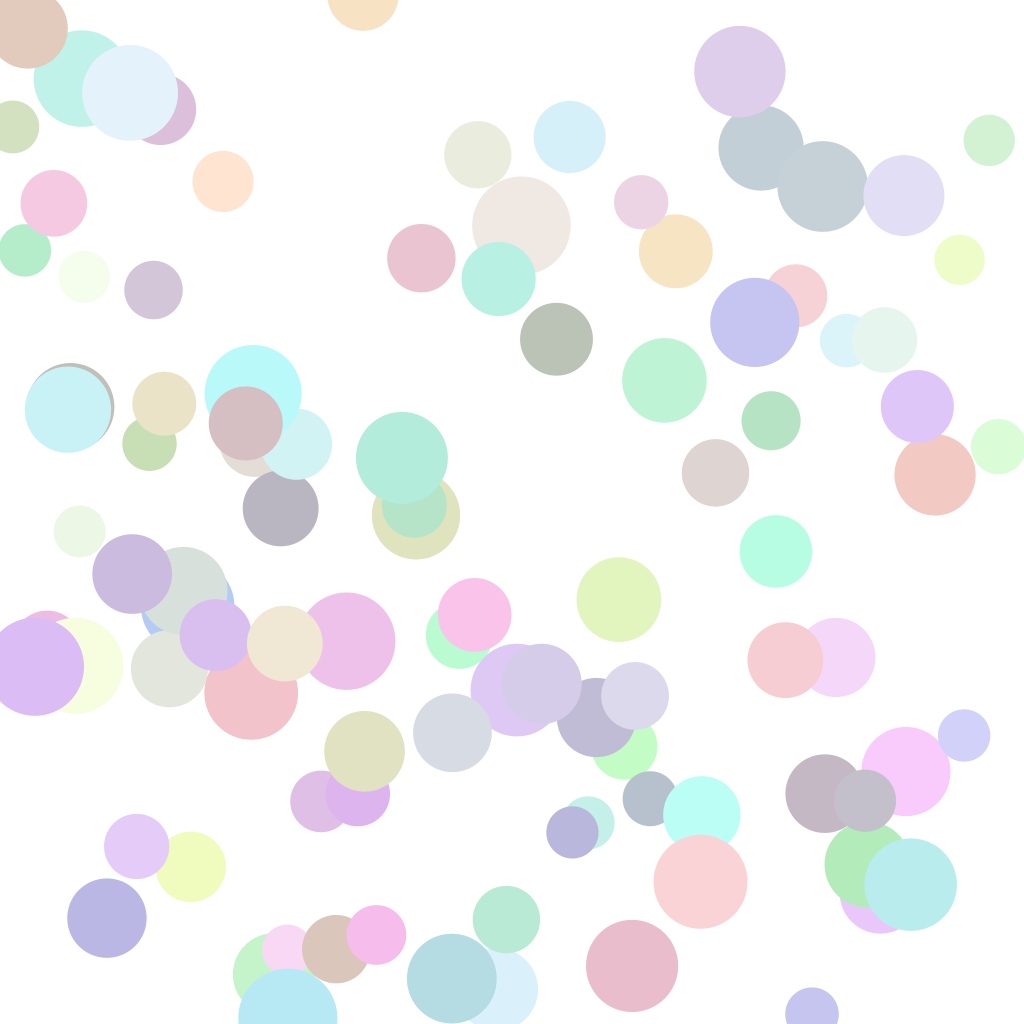
Frame 1 (no input)
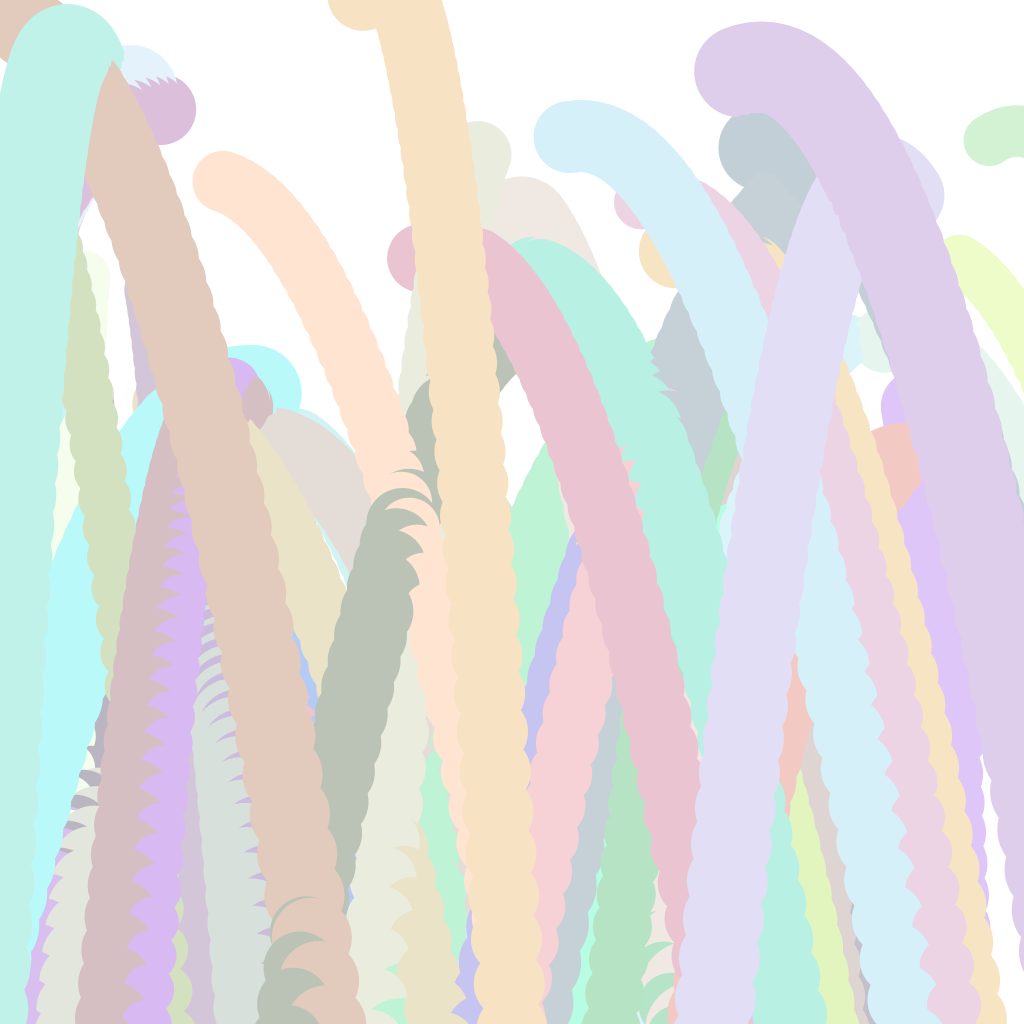
Frame 60 (the mouse pressed at the canvas centre just before this capture)
Frame 120 (the mouse held since frame 60 and released just before this capture): identical to frame 60, image omitted

The Processing sketch that drew these frames (run headless with seeded random() and noise(); from frame 60 on, the mouse is pressed at the canvas centre):

// Processing sketch: lecture_241205b_physics
// ── lecture_241205b_physics.pde
Particle[] p;

void setup(){
  size(1024, 1024);
  p = new Particle[100];
  
  for(int i = 0; i < p.length; i++){
    p[i] = new Particle();
  }
  background(255);
}

void draw(){
  for(int i = 0; i < p.length; i++){
    p[i].update();
    p[i].display();
  }
}

// ── particle.pde
class Particle{
  PVector pos, vel, acc;
  float size;
  color c;
  
  Particle(){
    size = random(50, 100);
    pos = new PVector(random(width), random(height));
    vel = PVector.random2D().mult(8);
    acc = new PVector(0, 1);
    
    c = color(random(180, 255), random(180, 255), random(180, 255));
  }
  
  void update(){
    pos.add(vel);
    vel.add(acc);
  }
  
  void display(){
    fill(c);
    noStroke();
    circle(pos.x, pos.y, size);
  }
  
}
